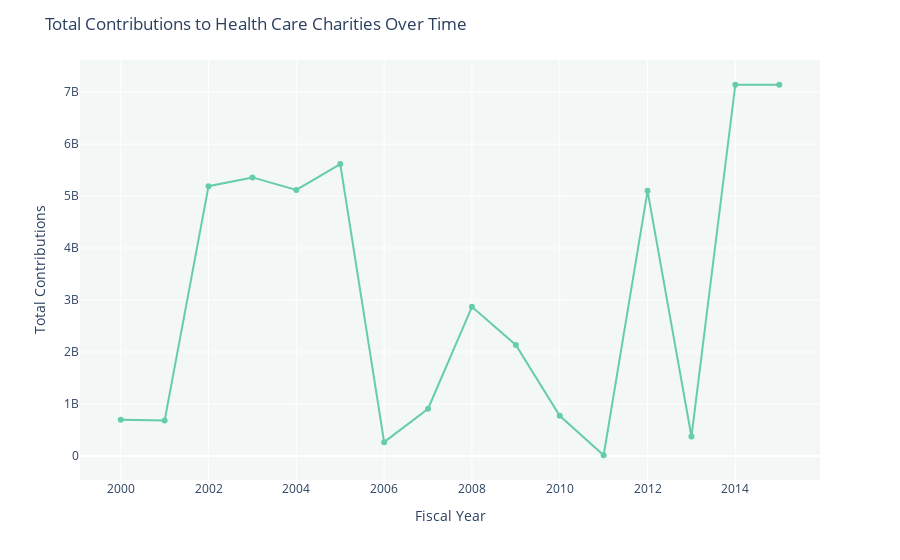

The notebook cell saved with this chart:
### Code cell
fig = px.line(total_conts, x='FISYR', y='CONT', markers=True)
fig.update_layout(
    title='Total Contributions to Health Care Charities Over Time',
    xaxis_title='Fiscal Year',
    yaxis_title='Total Contributions',
    plot_bgcolor='rgba(193, 216, 207, 0.2)'
)
fig.update_traces(line_color='mediumaquamarine')
fig.show()

### Figure 1 — Plotly figure (JSON) as saved in the notebook; plotly's stock layout.template omitted (floating-point values rounded to 4 significant figures)
{"data": [{"hovertemplate": "FISYR=%{x}<br>CONT=%{y}<extra></extra>", "legendgroup": "", "line": {"color": "mediumaquamarine", "dash": "solid"}, "marker": {"symbol": "circle"}, "mode": "markers+lines", "name": "", "orientation": "v", "showlegend": false, "type": "scatter", "x": [2000, 2001, 2002, 2003, 2004, 2005, 2006, 2007, 2008, 2009, 2010, 2011, 2012, 2013, 2014, 2015], "xaxis": "x", "y": [696340417, 681650473, 5191402506, 5359679396, 5118916668, 5617418614, 265556907, 908186280, 2869602150, 2136948421, 773221426, 13261104, 5101882146, 373097921, 7142797123, 7142835515], "yaxis": "y"}], "layout": {"autosize": true, "legend": {"tracegroupgap": 0}, "margin": {"t": 60}, "plot_bgcolor": "rgba(193, 216, 207, 0.2)", "title": {"text": "Total Contributions to Health Care Charities Over Time"}, "xaxis": {"anchor": "y", "autorange": true, "domain": [0, 1], "range": [1999.0, 2016.0], "title": {"text": "Fiscal Year"}, "type": "linear"}, "yaxis": {"anchor": "x", "autorange": true, "domain": [0, 1], "range": [-492200000.0, 7648000000.0], "title": {"text": "Total Contributions"}, "type": "linear"}}}
